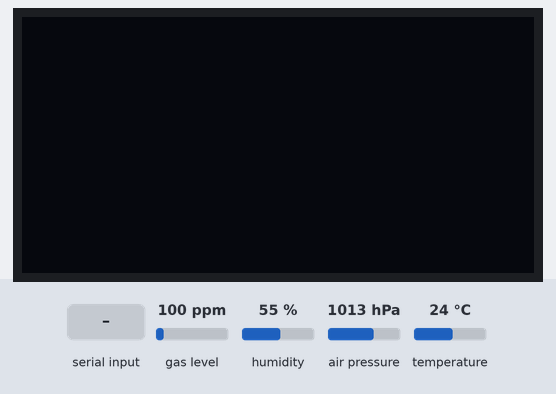
Bench run of a sketch on a simulated Arduino Uno, built with avr-gcc and run on an emulated ATmega328P. On the bench: 128×64 one-colour display. The inputs (shaded band) are chosen by the test bench; at power-on: gas level 100 ppm, humidity 55 %, air pressure 1013 hPa, temperature 24 °C. Storage starts empty; what the sketch prints to the serial monitor is not drawn.

Above: at 6.7 s.
6.8 s: "1" received over Serial
At 9.1 s:
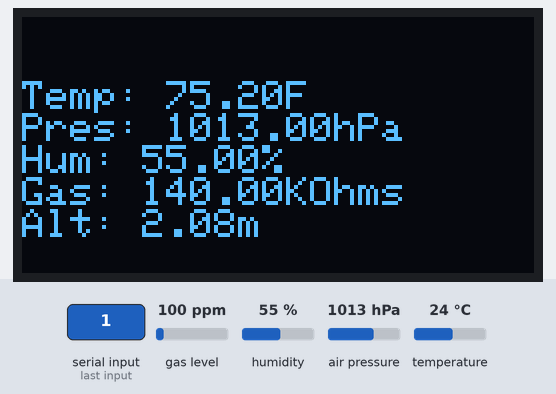
11.2 s: gas level set to 20 ppm
14.7 s: humidity set to 22 %
At 16.8 s:
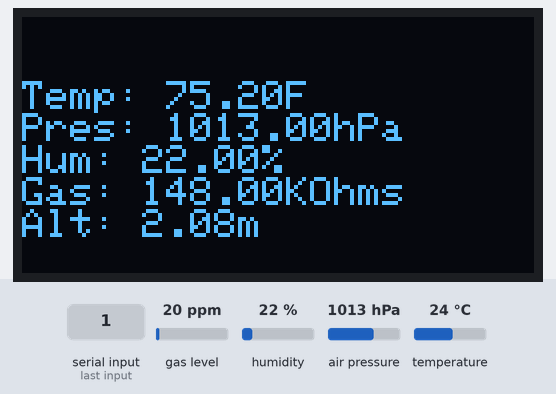
18.5 s: air pressure set to 952 hPa
At 20.7 s:
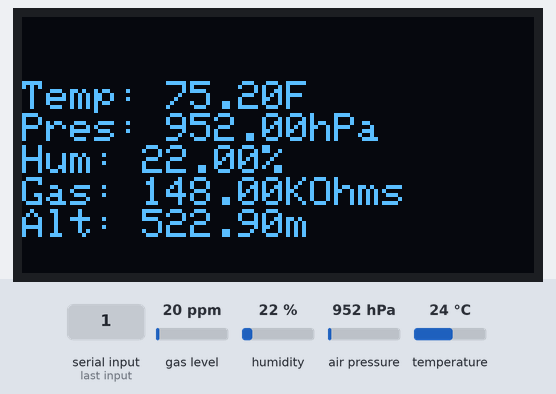
22.4 s: temperature set to 12 °C
At 24.5 s:
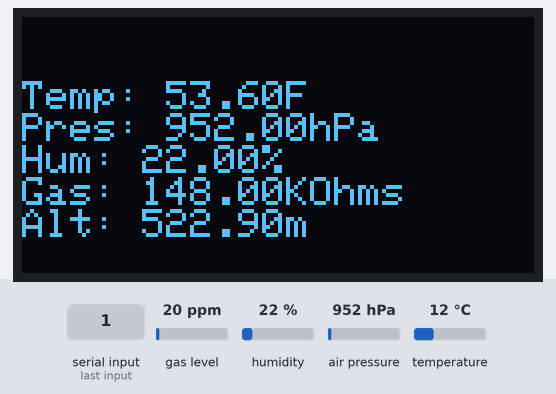
26.3 s: gas level set to 250 ppm
At 28.4 s:
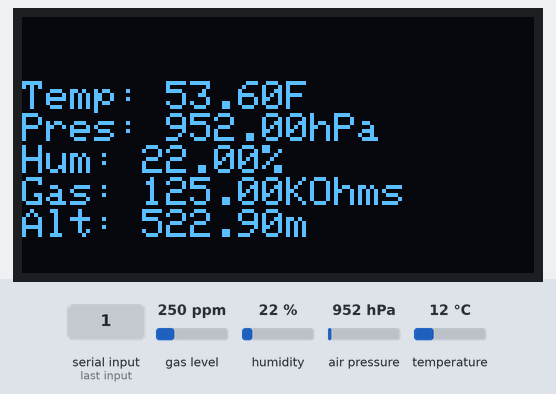
Timing chart, 0 to 29.9 s (numbered marks = the images above; inputs shaded):
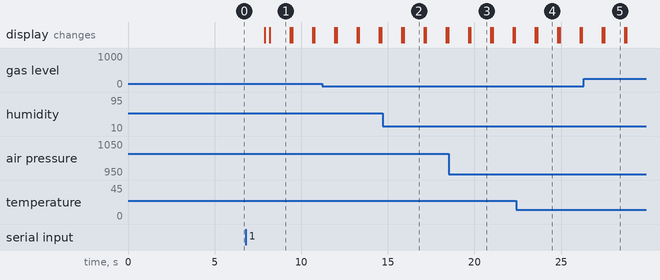

Measured:
- after the input at 14.7 s, the display: first differs from a run without the input after 1.2 s (image 2)
- after the input at 18.5 s, the display: first differs from a run without the input after 1.3 s (image 3)
- after the input at 22.4 s, the display: first differs from a run without the input after 1.2 s (image 4)
- after the input at 26.3 s, the display: first differs from a run without the input after 1.2 s (image 5)
- what the display in image 1 shows lasts 1.2 s, from 8.2 s to 9.4 s

The sketch:

OLED_weatherstation_test.ino
```cpp
#include <Wire.h>
#include <SPI.h>
#include <Adafruit_Sensor.h>
#include "Adafruit_BME680.h"
#include <Adafruit_GFX.h>
#include <Adafruit_SSD1306.h>
#include <SD.h>


//BME macros
#define BME_SCK 13
#define BME_MISO 12
#define BME_MOSI 11
#define BME_CS 10
#define SEALEVELPRESSURE_HPA (1013.25)


//OLED macros
#define SCREEN_WIDTH 128 // OLED display width, in pixels
#define SCREEN_HEIGHT 64 // OLED display height, in pixels
#define OLED_RESET     4 // Reset pin # (or -1 if sharing Arduino reset pin)

#define CS 4

Adafruit_BME680 bme; // BME on I2C
Adafruit_SSD1306 display(SCREEN_WIDTH, SCREEN_HEIGHT, &Wire, OLED_RESET); //OLED on I2C

bool serial_wait = false; //boolean for waiting for serial grom computer
bool serial_data = true; //boolean for printing sensor data over serial
bool use_screen = false; //boolean for if we wanna use the screen or not
bool screen_initialized = false;
bool use_gas_sensor = false; //boolean for if we wanna use the gas sensor or not
bool data_log = true;


void setup() {
  // put your setup code here, to run once:
  Serial.begin(115200);
  if (serial_wait) {
    while (!Serial) { //wait until USB serial initiated
      delay(1);
    }
  }


  if (use_screen) {
    //initially screen
    if (!display.begin(SSD1306_SWITCHCAPVCC, 0x3C)) { // Address 0x3C for 128x64
      Serial.println(F("SSD1306 allocation failed"));
      for (;;); // Don't proceed, loop forever
    }
    display.setTextSize(1);             // Normal 1:1 pixel scale
    display.setTextColor(SSD1306_WHITE);        // Draw white text
    display.cp437(true);         // Use full 256 char 'Code Page 437' font
    Serial.println("Screen initialized");
    screen_initialized = true;
  }


  if (use_screen) {
    display.clearDisplay();
    display.setCursor(0, 0);
    display.println("Screen initialized");
    display.display();
  }
  delay(500);

  Serial.println("BME, OLED test");
  if (use_screen) {
    display.clearDisplay();
    display.setCursor(0, 0);
    display.println("BME680 test");
    display.display();
  }
  delay(1000);

  if (!bme.begin()) {
    Serial.println("Could not find a valid BME680 sensor, check wiring!");
    if (use_screen) {
      display.clearDisplay();
      display.setCursor(0, 0);
      display.println("BME680 initialization failed");
      display.display();
    }
    while (1);
  }
  Serial.println("BME680 initialized");
  if (use_screen) {
    display.clearDisplay();
    display.setCursor(0, 0);
    display.println("BME680 initialized");
    display.display();
  }
  delay(1000);


  Serial.println("Initializing SD card...");
  if (use_screen) {
    display.clearDisplay();
    display.setCursor(0, 0);
    display.println("Initializing SD card...");
    display.display();
  }
  if (!SD.begin(CS)) {
    Serial.println("Card failed, or not present");
    if (use_screen) {
      display.clearDisplay();
      display.setCursor(0, 0);
      display.println("Card failed, or not present");
      display.display();
    }
    // don't do anything more:
    while (1);
  }
  Serial.println("card initialized.");
  if (use_screen) {
    display.clearDisplay();
    display.setCursor(0, 0);
    display.println("Card intialized");
    display.display();
  }
  delay(500);

  // Set up oversampling and filter initialization
  bme.setTemperatureOversampling(BME680_OS_8X);
  bme.setHumidityOversampling(BME680_OS_2X);
  bme.setPressureOversampling(BME680_OS_4X);
  bme.setIIRFilterSize(BME680_FILTER_SIZE_3);
  if (use_gas_sensor) {
    bme.setGasHeater(320, 150); // 320*C for 150 ms
  }
  else {
    bme.setGasHeater(0, 0);
  }


  Serial.println("Finishing setup");
  if (use_screen) {
    display.clearDisplay();
    display.setCursor(0, 0);
    display.println("Finishing setup");
    display.display();
  }
  delay(2000); //wait for 2 seconds just fo
  Serial.println("Setup finished");
  if (use_screen) {
    display.clearDisplay();
    display.setCursor(0, 0);
    display.display();
  }
  delay(500);
}

void loop() {
  // put your main code here, to run repeatedly:
  if (Serial.available()) {
    char inByte = Serial.read();
    if (inByte == '0') {
      use_screen = false;
      if (screen_initialized) {
        display.clearDisplay();
        display.display();
      }
    }
    else if (inByte == '1') {
      use_screen = true;
      if (screen_initialized == false) {
        //initially screen
        if (!display.begin(SSD1306_SWITCHCAPVCC, 0x3C)) { // Address 0x3C for 128x64
          Serial.println(F("SSD1306 allocation failed"));
          for (;;); // Don't proceed, loop forever
        }
        display.setTextSize(1);             // Normal 1:1 pixel scale
        display.setTextColor(SSD1306_WHITE);        // Draw white text
        display.cp437(true);         // Use full 256 char 'Code Page 437' font
        Serial.println("Screen initialized");
        screen_initialized = true;
      }
    }
  }
  if (! bme.performReading()) {
    Serial.println("Failed to perform reading :(");
    if (use_screen) {
      display.clearDisplay();
      display.setCursor(0, 0);
      display.println("BME reading failed");
      display.display();
    }
    return;
  }

  if (serial_data) {
    Serial.print("Temperature = ");
    Serial.print(bme.temperature);
    Serial.println(" *C");

    Serial.print("Pressure = ");
    Serial.print(bme.pressure / 100.0);
    Serial.println(" hPa");

    Serial.print("Humidity = ");
    Serial.print(bme.humidity);
    Serial.println(" %");

    Serial.print("Gas = ");
    Serial.print(bme.gas_resistance / 1000.0);
    Serial.println(" KOhms");

    Serial.print("Approx. Altitude = ");
    Serial.print(bme.readAltitude(SEALEVELPRESSURE_HPA));
    Serial.println(" m");
  }

  if (use_screen) {
    display.clearDisplay();
    display.setCursor(0, 0);
    display.display();
    delay(50);

    display.clearDisplay();
    display.setCursor(0, 16);
    display.print("Temp: ");
    //  display.print(bme.temperature);
    //  display.println("*C");
    display.print(bme.temperature * 9 / 5 + 32);
    display.println("F");

    display.print("Pres: ");
    display.print(bme.pressure / 100.0);
    display.println("hPa");

    display.print("Hum: ");
    display.print(bme.humidity);
    display.println("%");

    display.print("Gas: ");
    display.print(bme.gas_resistance / 1000.0);
    display.println("KOhms");

    display.print("Alt: ");
    display.print(bme.readAltitude(SEALEVELPRESSURE_HPA));
    display.println("m");
    display.display();
  }

  if (data_log) {
    String dataString = "";
    dataString += String(bme.temperature * 9 / 5 + 32);
    dataString += ",";
    dataString += bme.pressure / 100.0;
    dataString += ",";
    dataString += bme.humidity;
    dataString += ",";
    dataString += bme.gas_resistance / 1000.0;
    dataString += ",";
    dataString += bme.readAltitude(SEALEVELPRESSURE_HPA);
    File dataFile = SD.open("datalog.csv", FILE_WRITE);

    if (dataFile) {
      dataFile.println(dataString);
      dataFile.close();
      // print to the serial port too:
      if (serial_data) {
        Serial.println(dataString);
      }
    }
    else {
      Serial.println("error opening datalog.txt");
      if (use_screen) {
        display.clearDisplay();
        display.setCursor(0, 0);
        display.println("Error opening file");
        display.display();
      }
    }
  }

  delay(1000);
}
```
